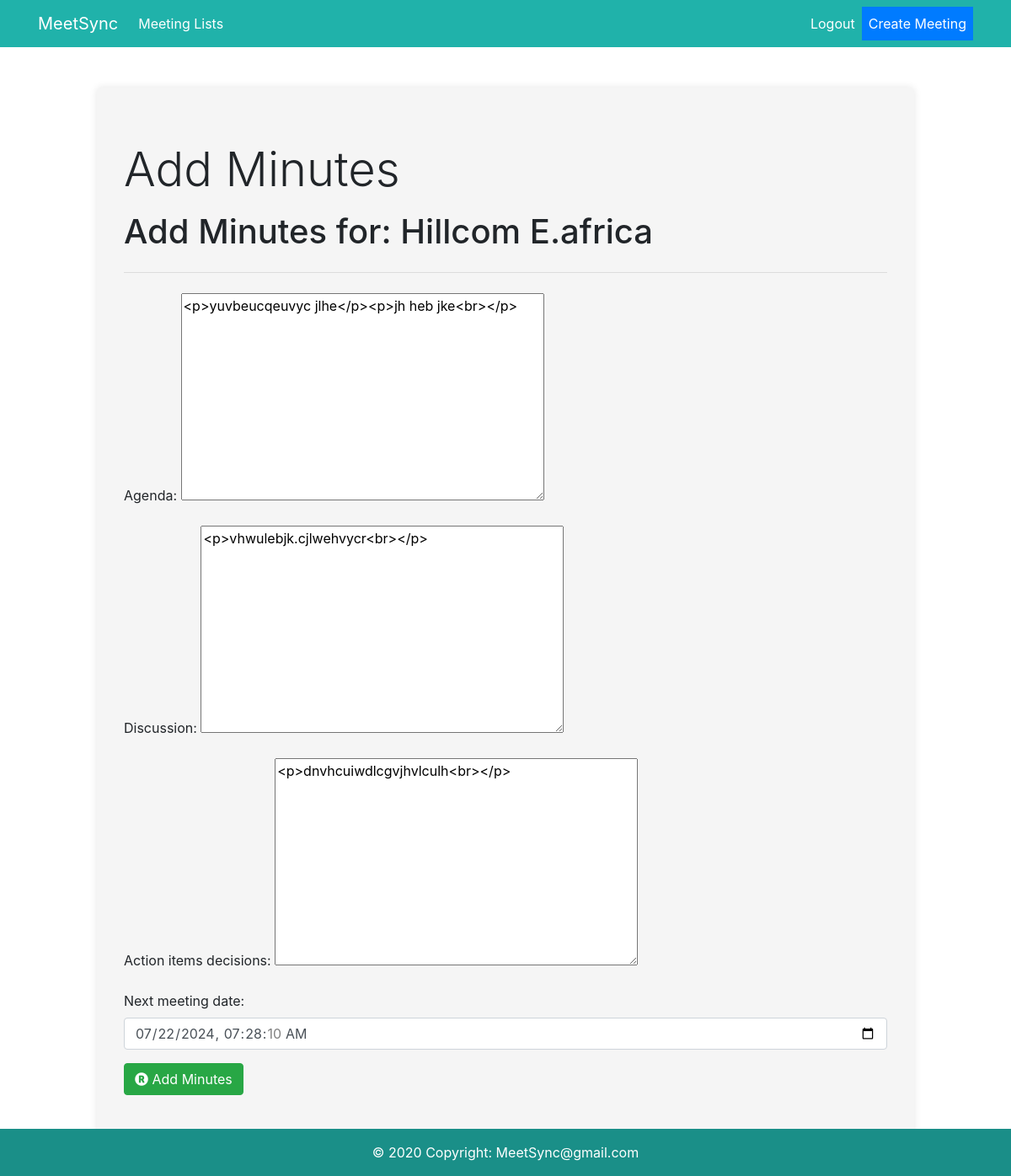
/add_minutes/88/ (signed in), run on the app's committed database.
### meetings/models.py (models this page shows, shortened)
class TableMeeting(models.Model):
    title = models.CharField(max_length=200)
    date = models.DateTimeField(null=True)
    chair_meeting = models.CharField(max_length=200, blank=True, null=True)
    location = models.CharField(max_length=200, blank=True, null=True)
    description = SummernoteTextField(blank=True, null=True)
    name = models.CharField(max_length=100)
    email = models.EmailField()
    pdf_path = models.CharField(max_length=200, blank=True, null=True)
    is_completed = models.BooleanField(default=False)

class MeetingMinute(models.Model):
    table_meeting = models.ForeignKey(TableMeeting, on_delete=models.CASCADE, related_name='minutes')
    agenda = SummernoteTextField(blank=True, null=True)
    discussion = SummernoteTextField(blank=True, null=True)
    action_items_decisions = SummernoteTextField(blank=True, null=True)
    next_meeting_date = models.DateTimeField(null=True)
    created_at = models.DateTimeField(auto_now_add=True)

### meetings/views.py (the view)
# urls.py: path('add_minutes/<int:meeting_id>/', views.add_minutes, name='add_minutes'),
@login_required(login_url='login')
def add_minutes(request, meeting_id, minute_id=None):
    meeting = get_object_or_404(TableMeeting, pk=meeting_id)
    if minute_id:
        minute = get_object_or_404(MeetingMinute, pk=minute_id, table_meeting=meeting)
        is_edit = True
    else:
        try:
            minute = MeetingMinute.objects.get(table_meeting=meeting)
            is_edit = True
        except MeetingMinute.DoesNotExist:
            minute = None
            is_edit = False
    if request.method == 'POST':
        form = MeetingForm(request.POST, instance=minute)
        if form.is_valid():
            minute = form.save(commit=False)
            minute.table_meeting = meeting
            minute.save()
            if is_edit:
                messages.success(request, 'Meeting minutes updated successfully.')
            else:
                messages.success(request, 'Meeting minutes created successfully.')
            return redirect('meeting_details', meeting_id=meeting.id)  # Ensure this return statement is within the if block
    else:
        form = MeetingForm(instance=minute)
    return render(request, 'add_minutes.html', {'form': form, 'meeting': meeting, 'is_edit': is_edit})

### meetings/forms.py
class MeetingForm(forms.ModelForm):
    class Meta:
        model = MeetingMinute
        fields = ['agenda','discussion','action_items_decisions', 'next_meeting_date']
        widgets = {
            'agenda': forms.Textarea(attrs={'class': 'textarea', 'placeholder': 'Agenda'}),
            'discussion': forms.Textarea(attrs={'class': 'textarea', 'placeholder': 'discussion'}),
            'action_items_decisions': forms.Textarea(attrs={'class': 'textarea', 'placeholder': 'Action Items/Decisions'}),
            'next_meeting_date': forms.DateTimeInput(attrs={'class': 'form-control','type': 'datetime-local', 'placeholder': 'Next Meeting Date'}),
        }
        help_texts = {
            'date': 'Please use the following format: <em>DD/MM/YYYY HH:MM</em>.',
        }
    def __init__(self, *args, **kwargs):
        super(MeetingForm, self).__init__(*args, **kwargs)
        if not self.instance.pk:  # Only set default for new instances
            self.fields['next_meeting_date'].initial = timezone.now()

### meetings/templates/add_minutes.html (shortened to what this page needs)
{% extends "base.html" %}
{% load markup_tags %}
{% load crispy_forms_tags %}
{% block content %}
    <h1 class="display-4"> Add Minutes </h1>
    <p class="lead font-italic"><h1>Add Minutes for: {{ meeting.title }}</h1></p>
    <hr class="my-4">
    <form method="post" enctype="multipart/form-data">
        {{ form.as_p }}
        <button  type="submit" class="btn btn-success"><i class="fas fa-registered"></i>
            Add Minutes</button>
    </form>
{% endblock content %}

### meetings/templates/base.html (style rules this page uses)
body { background-color: white; }
.btn { white-space: nowrap; }

### data on the page
TableMeeting: title "Hillcom E.africa"
MeetingMinute: agenda "<p>yuvbeucqeuvyc jlhe</p><p>jh heb jke<br></p>", discussion "<p>vhwulebjk.cjlwehvycr<br></p>", action_items_decisions "<p>dnvhcuiwdlcgvjhvlculh<br></p>", next_meeting_date "07/22/2024 07:28:10"
